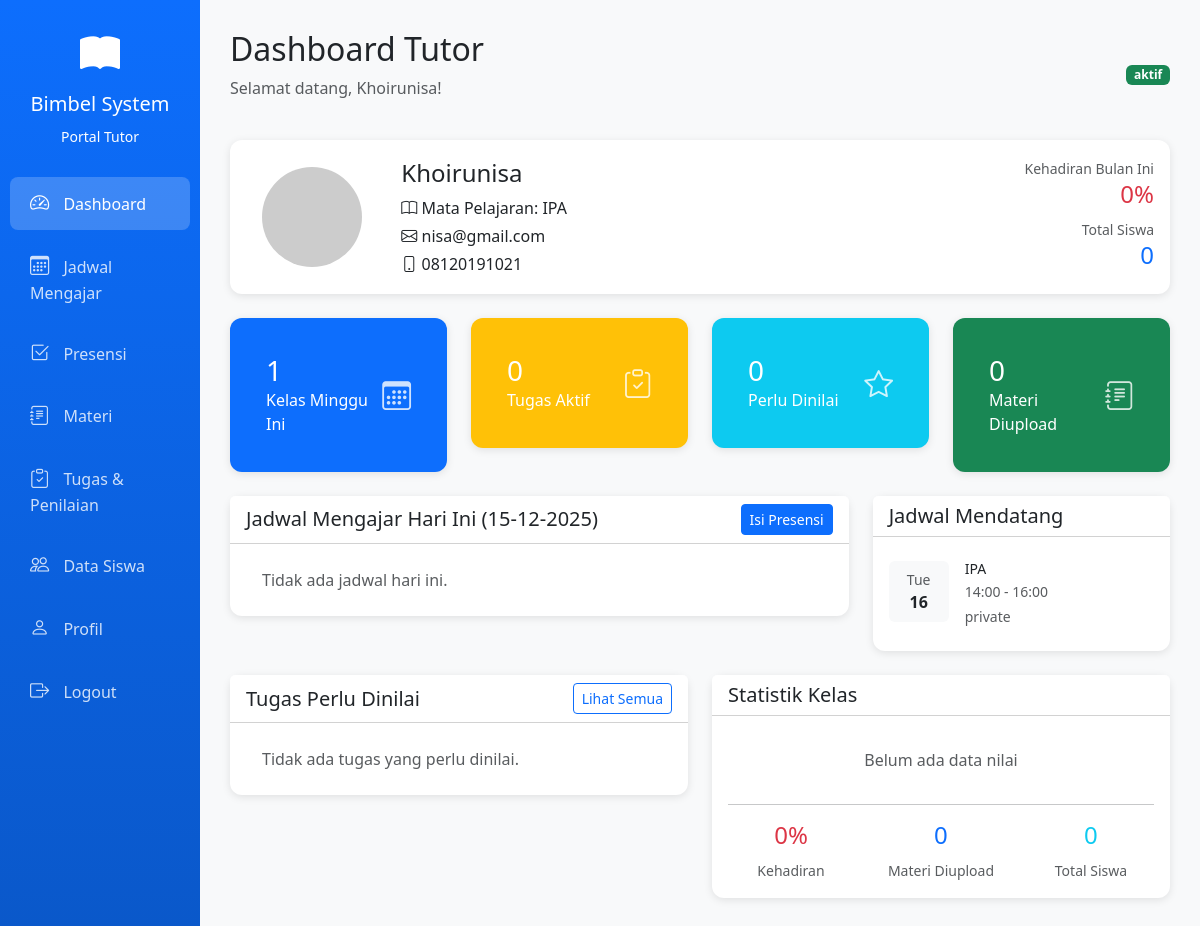
The page /tutor/dashboard.php (signed in) on the database its author committed.
### tables this page shows
CREATE TABLE `tutor` (
  `id_tutor` int NOT NULL,
  `nama_tutor` varchar(100) NOT NULL,
  `email` varchar(100) NOT NULL,
  `telepon` varchar(20) DEFAULT NULL,
  `id_mapel` int NOT NULL,
  `pendidikan` varchar(100) NOT NULL,
  `pengalaman` int NOT NULL,
  `alamat` text NOT NULL,
  `status` enum('aktif','nonaktif','cuti') DEFAULT 'aktif',
  `created_at` timestamp NULL DEFAULT CURRENT_TIMESTAMP,
  `foto` varchar(255) DEFAULT NULL
);

CREATE TABLE `mapel` (
  `id_mapel` int NOT NULL,
  `nama_mapel` varchar(50) DEFAULT NULL,
  `kode_mapel` varchar(20) DEFAULT NULL,
  `jenjang` enum('SD','SMP','SMA') DEFAULT NULL,
  `kurikulum` varchar(50) DEFAULT NULL,
  `deskripsi` text,
  `status` enum('Aktif','Nonaktif') DEFAULT 'Aktif',
  `created_at` timestamp NULL DEFAULT CURRENT_TIMESTAMP,
  `updated_at` datetime DEFAULT NULL
);

CREATE TABLE `jadwal` (
  `id_jadwal` int NOT NULL,
  `id_kelas` int NOT NULL,
  `id_tutor` int NOT NULL,
  `id_mapel` int NOT NULL,
  `tanggal` date NOT NULL,
  `jam_mulai` time NOT NULL,
  `jam_selesai` time NOT NULL,
  `id_ruangan` int DEFAULT NULL,
  `status` enum('Aktif','Ditunda','Selesai') DEFAULT 'Aktif'
);

CREATE TABLE `kelas` (
  `id_kelas` int NOT NULL,
  `nama_kelas` varchar(50) NOT NULL,
  `id_mapel` int DEFAULT NULL,
  `id_tutor` int DEFAULT NULL,
  `status` enum('aktif','selesai') DEFAULT 'aktif',
  `created_at` timestamp NULL DEFAULT CURRENT_TIMESTAMP,
  `id_ruangan` int DEFAULT NULL
);

### tutor/dashboard.php (the view, shortened to what the rows shown need)
<?php
require "../config.php";
$username = $_SESSION['username'] ?? "";
$username = mysqli_real_escape_string($conn, $username);
$q = mysqli_query($conn, "
    SELECT t.*, m.nama_mapel, u.username
    FROM tutor t
    INNER JOIN users u ON t.id_tutor = u.id_tutor
    LEFT JOIN mapel m ON t.id_mapel = m.id_mapel
    WHERE u.username = '$username'
    LIMIT 1
");
$tutor = mysqli_fetch_assoc($q);
$tutor_id = $tutor['id_tutor'];
$tutor_nama = $tutor['nama_tutor'];
function h($s)
{
    return htmlspecialchars($s, ENT_QUOTES, 'UTF-8');
}
$hari_ini = date('Y-m-d');
$qJadwalWeek = mysqli_query($conn, "
    SELECT j.*, k.nama_kelas, m.nama_mapel, r.nama_ruangan
    FROM jadwal j
    LEFT JOIN kelas k ON j.id_kelas = k.id_kelas
    LEFT JOIN mapel m ON j.id_mapel = m.id_mapel
    LEFT JOIN ruangan r ON j.id_ruangan = r.id_ruangan
    WHERE j.id_tutor = '$tutor_id'
      AND j.tanggal >= '$hari_ini'
    ORDER BY j.tanggal ASC, j.jam_mulai ASC
    LIMIT 10
");
?>
<!DOCTYPE html>
<html lang="id">
<head>
    <link href="https://cdn.jsdelivr.net/npm/bootstrap@5.3.0/dist/css/bootstrap.min.css" rel="stylesheet">
    <link rel="stylesheet" href="https://cdn.jsdelivr.net/npm/bootstrap-icons@1.10.0/font/bootstrap-icons.css">
    <link rel="stylesheet" href="../assets/css/style.css">
</head>
<body>
    <div class="container-fluid">
        <div class="row">
            <div class="col-md-10 content-wrapper">
                <div class="d-flex justify-content-between align-items-center mb-4">
                    <div>
                        <h2>Dashboard Tutor</h2>
                        <p class="text-muted">Selamat datang, <?= h($tutor_nama) ?>!</p>
                    </div>
                    <div>
                        <span class="badge bg-success"><?= h($tutor['status'] ?: 'Aktif') ?></span>
                    </div>
                </div>
                <div class="card mb-4">
                    <div class="card-body">
                        <div class="row align-items-center">
                            <div class="col-md-7">
                                <h4><?= h($tutor_nama) ?></h4>
                                <p class="mb-1"><i class="bi bi-book"></i> Mata Pelajaran: <?= h($tutor['nama_mapel']) ?></p>
                                <p class="mb-1"><i class="bi bi-envelope"></i> <?= h($tutor['email']) ?></p>
                                <p class="mb-0"><i class="bi bi-phone"></i> <?= h($tutor['telepon']) ?></p>
                            </div>
                        </div>
                    </div>
                </div>
                <div class="row mb-4">
                    <div class="col-md-4">
                        <div class="card">
                            <div class="card-body">
                                <div class="list-group list-group-flush">
                                    <?php if ($qJadwalWeek && mysqli_num_rows($qJadwalWeek) > 0): ?>
                                        <?php while ($row = mysqli_fetch_assoc($qJadwalWeek)): ?>
                                            <div class="list-group-item px-0">
                                                <div class="d-flex">
                                                    <div class="flex-shrink-0 text-center me-3" style="width: 60px;">
                                                        <div class="bg-light rounded p-2">
                                                            <small class="text-muted d-block"><?= date('D', strtotime($row['tanggal'])) ?></small>
                                                            <strong class="d-block"><?= date('d', strtotime($row['tanggal'])) ?></strong>
                                                        </div>
                                                    </div>
                                                    <div class="flex-grow-1">
                                                        <h6 class="mb-1 small"><?= h($row['nama_mapel']) ?></h6>
                                                        <p class="mb-1 small text-muted">
                                                            <?= substr($row['jam_mulai'], 0, 5) ?> - <?= substr($row['jam_selesai'], 0, 5) ?>
                                                        </p>
                                                        <p class="mb-0 small text-muted"><?= h($row['nama_kelas']) ?></p>
                                                    </div>
                                                </div>
                                            </div>
                                        <?php endwhile; ?>
                                    <?php else: ?>
                                        <div class="list-group-item text-muted">Tidak ada jadwal mendatang.</div>
                                    <?php endif; ?>
                                </div>
                            </div>
                        </div>
                    </div>
                </div>
            </div>
        </div>
    </div>
</body>
</html>

### rows shown on the page
tutor: nama_tutor "Khoirunisa", status "aktif", id_mapel.nama_mapel "IPA", email "nisa@gmail.com", telepon "08120191021"
jadwal: tanggal "Tue", tanggal "16", id_mapel.nama_mapel "IPA", jam_mulai "14:00", jam_selesai "16:00", id_kelas.nama_kelas "private"

### other values the page prints
$kehadiran_pct "0"
$jumlah_siswa "0"
$kelas_minggu "1"
$tugas_count "0"
$pending_count "0"
$mat_count "0"
